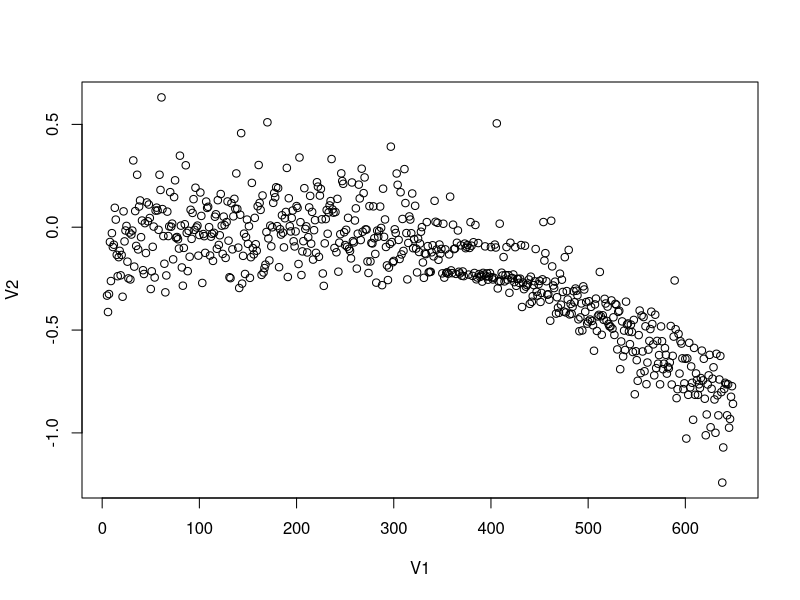
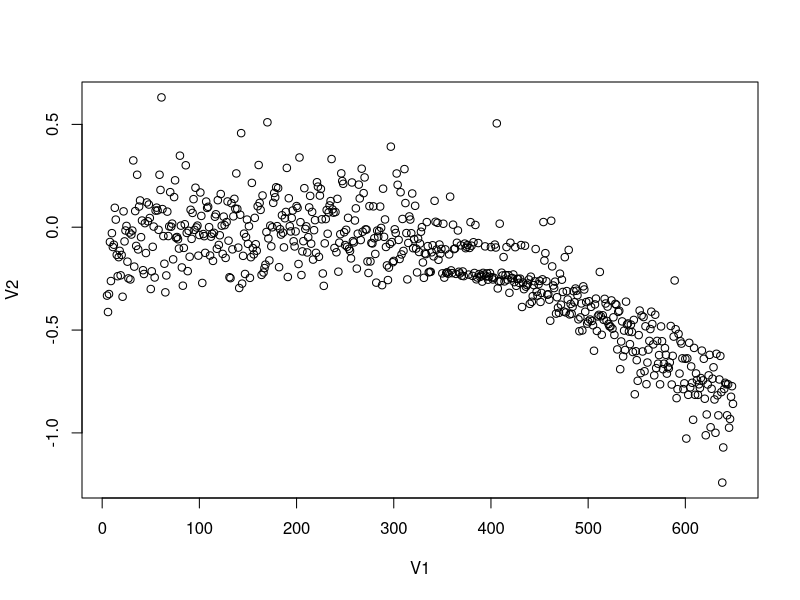

R code for these plots, in order:

a <-read.csv("trial-final-19-20171229151208.csv", header = FALSE)
plot(a)
png("trial-final-19-20171229151208.csv.png")
plot(a)

